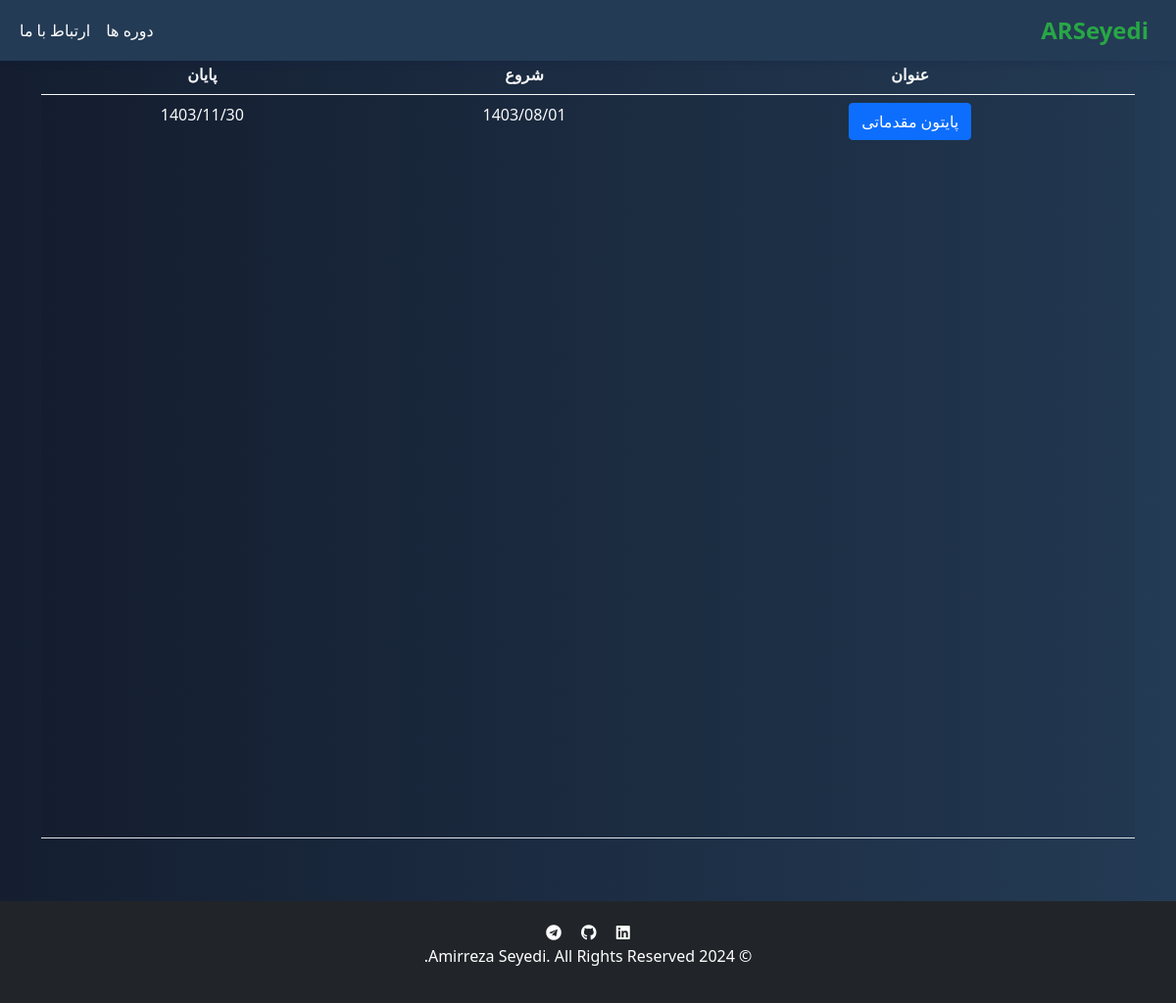
Screenshot of /university/courses/ with the database file from the repository.
### university/models.py (models this page shows, shortened)
class Course(models.Model):
    title = models.CharField(max_length=200)
    description = models.TextField()
    start_date = models.CharField(max_length=10)
    end_date = models.CharField(max_length=10)
    image = models.ImageField(upload_to='course', null=True, blank=True)

### university/views.py (the view)
# urls.py: path("courses/", views.courses, name="courses"),
def courses(request):
    course = Course.objects.all()
    return render(request, "courses.html", {"courses": course})

### university/templates/courses.html (shortened to what this page needs)
{% extends 'base.html' %}
{% block content %}
<html lang="en" dir="rtl">
    <nav class="navbar navbar-expand-lg navbar-dark fixed-top">
        <div class="container-fluid">
            <a class="navbar-brand" href="{% url 'index' %}">ARSeyedi</a>
            <div class="collapse navbar-collapse justify-content-end" id="navbarNav">
                <ul class="navbar-nav">
                    <li class="nav-item">
                        <a class="nav-link" href="{% url 'courses' %}">دوره ها</a>
                    </li>
                    <li class="nav-item">
                        <a class="nav-link" href="{% url 'index' %}">ارتباط با ما</a>
                    </li>
                </ul>
            </div>
        </div>
    </nav>
    <table class="table table-striped mt-2 vh-100">
        <thead>
            <tr class=" text-light">
              <th scope="col">عنوان</th>
              <th scope="col">شروع</th>
              <th scope="col">پایان</th>
            </tr>
          </thead>
          <tbody>
            {% for course in courses %}
            <tr class="text-light">
                <td><a class="btn btn-primary" href="{% url 'course_info' course.id %}">{{ course.title }}</a></td>
                <td>{{ course.start_date }}</td>
                <td>{{ course.end_date }}</td>
            </tr>
            {% endfor %}
          </tbody>
    </table>
{% endblock %}

### static/css/styles.css (style rules this page uses)
.navbar { background-color: #243b55; }
.navbar-brand { font-size: 1.5rem; font-weight: bold; color: #28a745 !important; }
.navbar-nav .nav-link { color: white !important; }
.navbar.fixed-top { box-shadow: 0 4px 6px rgba(0, 22, 68, 0.1); }

### rows the page displays
Course: title "پایتون مقدماتی", start_date "1403/08/01", end_date "1403/11/30"
